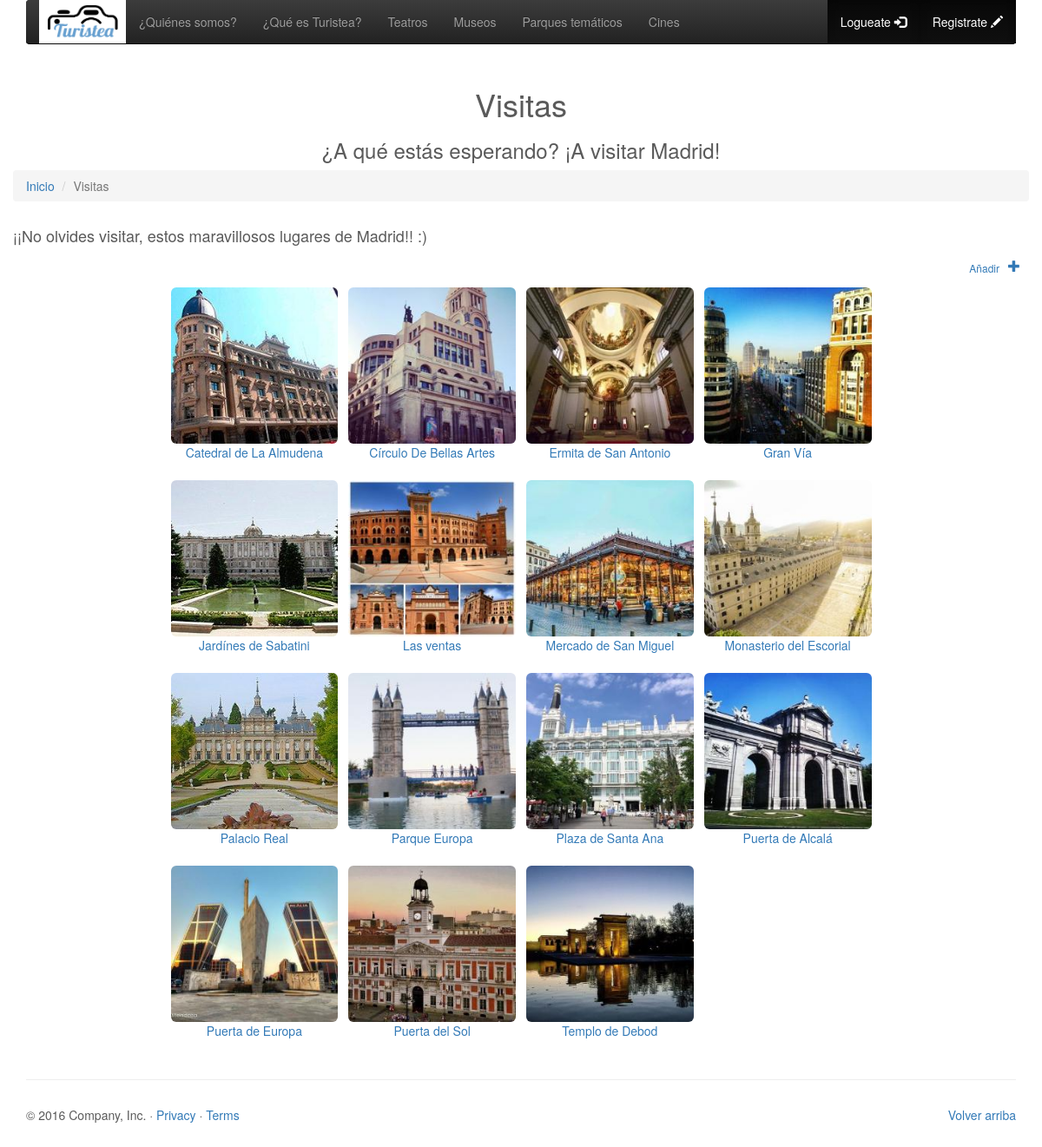
The app's page /visitas.php with its own data.
### tables this page shows
CREATE TABLE IF NOT EXISTS `visitas` (
  `Nombre` varchar(30) NOT NULL,
  `Imagen` varchar(70) NOT NULL,
  `Descripcion` text NOT NULL
);

### function/funciones.php (the view, shortened to what this page needs)
<?php
    function mostrarVisitas(){
          $db = mysqli_connect('localhost','root','','turistea');
          $sql = "SELECT * FROM visitas;";
          $consulta = mysqli_query($db, $sql);
          $fila = mysqli_fetch_row($consulta);
          $contador = 0;
          while($fila){
              if($contador == 0) echo '<tr>';
              echo '<td class="auxtd1">';
                ?><a role="button" onclick="muestraModalVisita('<?php echo $fila[0]; ?>')"><img src="<?php echo $fila[1]; ?>" alt="<?php echo $fila[0]; ?>" class="img-rounded auximg2" width="100%" height="180px"></a>
              <a  onclick="muestraModalVisita('<?php echo $fila[0]; ?>')"><p class="tituloVisitas centrado" > <?php echo $fila[0]; ?> <?php echo'</p></a>';
              echo '</td>';
              $contador = $contador+1;
              if($contador == 4) {
                  echo '</tr><tr>';
                  $contador = 0;
              }
              $fila = mysqli_fetch_row($consulta);
          }
    }
?>

### visitas.php (shortened to what this page needs)
<!DOCTYPE html>
<html lang="es">
    <head>
	    <link rel="sstylesheet" href="https://maxcdn.bootstrapcdn.com/bootstrap/3.3.7/css/bootstrap.min.css">
	    <link rel="stylesheet" href="css/bootstrap.min.css">
	    <link rel="stylesheet" href="css/bootstrap-theme.min.css">
	    <link href="css/carousel.css" rel="stylesheet">
	    <link href="css/estilo.css" rel="stylesheet" type="text/css">
    </head>
    <body onload="muestraVisitas()">
        <?php
            include("navbar.php");
        ?>
        <div class="container">
            <div class="contenido">
	            <h1 class="text-center">Visitas</h1>
	            <h3 class="text-center"> ¿A qué estás esperando? ¡A visitar Madrid! </h3>
	            <div class="row">
	            	<ol class="breadcrumb">
					  	<li><a href="index.php">Inicio</a></li>
					  	<li class="active">Visitas</li>
					</ol>
	            </div>
	            <div class="row">
	               <h4 class="tituloVisita">¡¡No olvides visitar, estos maravillosos lugares de Madrid!! :) </h4>
                </div>
                <div class="row">
                    <div class="aniadir">
                        <a href="" onClick="$('#formularioVisitas').modal()" data-toggle="modal">
                        <span class="glyphicon glyphicon-plus"></span><h4>Añadir</h4> </a>
                    </div>
	            </div>
	            <div class="row">
	        	    <table class="enMedio">
						<tbody id="cuerpoTabla">
                            <?php
                                include("function/funciones.php");
                                mostrarVisitas()
                            ?>
					    </tbody>
					</table>
	            </div>
	            <hr class="featurette-divider">
	        </div>
        </div>
	</body>
</html>

### navbar.php (shortened to what this page needs)
<div class="navbar-wrapper">
  <div class="container">
    <nav class="navbar navbar-inverse navbar-static-top">
      <div class="container">
        <div class="navbar-header">
          <a href="index.php"> <img class="logo" src="img/LogotipoFinal.png" alt="Logo"> </a>
        </div>
        <div id="navbar" class="navbar-collapse collapse">
          <ul class="nav navbar-nav">
            <li><a href="quienSomos.php">¿Quiénes somos?</a></li>
            <li><a href="queEs.php">¿Qué es Turistea?</a></li>
            <li><a href="teatros.php">Teatros</a></li>
            <li><a href="museos.php">Museos</a></li>
            <li><a href="parques.php">Parques temáticos</a></li>
            <li><a href="cines.php">Cines</a></li>
          </ul>
          <ul class="nav navbar-nav navbar-right">
              <li <?php if(!isset($_SESSION["autentificado"]) || $_SESSION["autentificado"] == "NO"){ ?> class="active">
                <a id href="index_login.php"> Logueate <span class="glyphicon glyphicon-log-in"></span> </a></li>
             <?php }else{ ?> ></li><?php }?>
              <li <?php if(!isset($_SESSION["autentificado"]) || $_SESSION["autentificado"] == "NO"){ ?> class="active">
                <a id href="index_registro.php"> Registrate <span class="glyphicon glyphicon-pencil"></span> </a> </li>
             <?php }else{ ?> ></li><?php }?>
          </ul>
        </div>
      </div>
    </nav>
  </div>
</div>

### css/carousel.css (style rules this page uses)
body { padding-bottom: 40px; color: #5a5a5a; }
.navbar-wrapper { position: fixed; top: 0; right: 0; left: 0; z-index: 1030; }
.navbar-wrapper > .container { padding-right: 0; padding-left: 0; }
.navbar-wrapper .navbar { padding-right: 15px; padding-left: 15px; }
.navbar-wrapper .navbar .container { width: auto; }
.featurette-divider { margin: 30px 0; }
@media (min-width: 768px) { .navbar-wrapper { margin-top: 0px; } }
@media (min-width: 768px) { .navbar-wrapper .container { padding-right: 15px; padding-left: 15px; } }
@media (min-width: 768px) { .navbar-wrapper .navbar { padding-right: 0; padding-left: 0; } }
@media (min-width: 768px) { .navbar-wrapper .navbar { border-radius: 4px; } }

### css/estilo.css (style rules this page uses)
.logo { width: 100px; height: 50px; }
.container .contenido { margin-top: 100px; }
.auxtd1 { padding: 6px; }
.enMedio { position: relative; float: left; width: 70%; margin-left: 15%; margin-right: 15%; }
.row .aniadir h4 { float: right; font-size: 12px; }
.row .aniadir span { margin: 10px; margin-top: 6px; float: right; }
.centrado { text-align: center; }

### records on screen
visitas: Imagen (picture), Nombre "Catedral de La Almudena"
visitas: Imagen (picture), Nombre "Círculo De Bellas Artes"
visitas: Imagen (picture), Nombre "Ermita de San Antonio"
visitas: Imagen (picture), Nombre "Gran Vía"
visitas: Imagen (picture), Nombre "Jardínes de Sabatini"
visitas: Imagen (picture), Nombre "Las ventas"
visitas: Imagen (picture), Nombre "Mercado de San Miguel"
visitas: Imagen (picture), Nombre "Monasterio del Escorial"
visitas: Imagen (picture), Nombre "Palacio Real"
visitas: Imagen (picture), Nombre "Parque Europa"
visitas: Imagen (picture), Nombre "Plaza de Santa Ana"
visitas: Imagen (picture), Nombre "Puerta de Alcalá"
visitas: Imagen (picture), Nombre "Puerta de Europa"
visitas: Imagen (picture), Nombre "Puerta del Sol"
visitas: Imagen (picture), Nombre "Templo de Debod"
